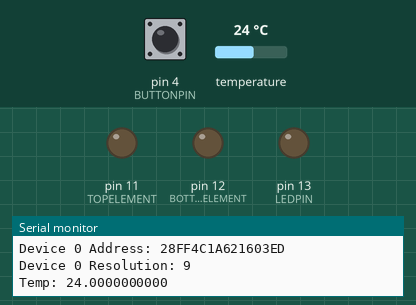
This sketch was run on a simulated Arduino Uno, built with avr-gcc and run on an emulated ATmega328P. Shown: output pins drawn as LEDs (lit = HIGH), the last lines printed to the serial monitor. Inputs (shaded band) come from the test bench; at power-on: pin 4 (BUTTONPIN) LOW, temperature 24 °C.

Above: at 1.7 s.
1.8 s: pin 4 (BUTTONPIN) pulled HIGH for 0.15 s
At 2.25 s:
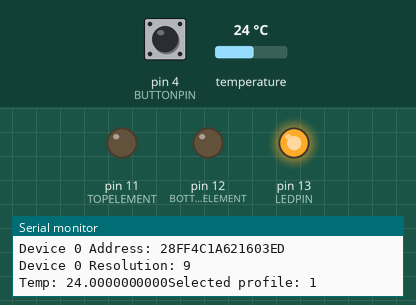
3.8 s: pin 4 (BUTTONPIN) pulled HIGH for 1 s
At 7.6 s:
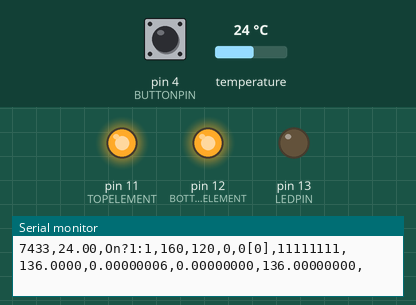
7.8 s: pin 4 (BUTTONPIN) driven HIGH
At 9.3 s:
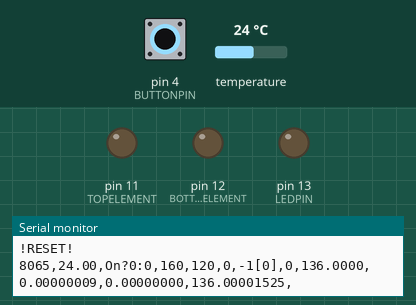
Timing chart, 0 to 10.8 s (numbered marks = the images above; inputs shaded):
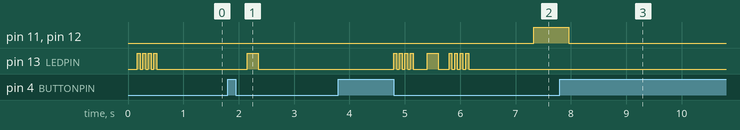

Measured:
- after the input at 1.8 s, pin 13 (LEDPIN): LOW → HIGH after 0.35 s, → LOW 0.20 s later
- after the input at 3.8 s, pin 11 (TOPELEMENT), pin 12 (BOTTOMELEMENT): LOW → HIGH after 3.5 s
- after the input at 7.8 s, pin 11 (TOPELEMENT), pin 12 (BOTTOMELEMENT): HIGH → LOW after 0.16 s

The sketch:

multiprofile1Wire.ino
```cpp
// (licence header left out)
///////////////////////////////////////////////////////////////////////
// API part (e.g. make your own profile)
///////////////////////////////////////////////////////////////////////

#include <OneWire.h>
#include <DallasTemperature.h>

// PID controller constants
const float k_p = 1.0f;
const float k_i = 100.0f;
const float k_d = 100.0f;

// Setup a oneWire instance to communicate with any OneWire devices (not just Maxim/Dallas temperature ICs)

const int BUTTONPIN = 4;
const int LEDPIN = 13;
const int BOTTOMELEMENT = 12;
const int TOPELEMENT = 11;

const int ONE_WIRE_BUS = 2;
OneWire oneWire(ONE_WIRE_BUS);

// Pass our oneWire reference to Dallas Temperature.
DallasTemperature sensors(&oneWire);

// arrays to hold device address
DeviceAddress insideThermometer;


const int NUM_PROFILES = 3;
void (* profiles  [NUM_PROFILES]) () = { profile1, profile2, profile3 };

const int NUM_STAGES = 4;
int setPoints[NUM_STAGES] = {0,0,0,0};
int setPointDurations[NUM_STAGES] = {0,0,0,0};

// a buffer used for hysteresis / dampening.
//  within epsilon degrees is "good enough"
//  to count time toward our goal time for
//  that stage
// Use half the value that you actually want
// so if you want the range to be 10 degrees,
//  e.g. 500C +/-5C, use 5.0C
int tempEpsilon = 5;

void profile1()
{
//times are in seconds
//temps are in degrees Centigrade

  Serial.println("profile1: MEMS mics");
// Preheat 160C
//Dwell 120s
//Ramp Up 1C/s for 98s
//Dwell  30s
//Ramp Down 1C/s for 98s
//Ramp Off
setPoints[0] = 160;
setPointDurations[0] = 120;

setPoints[1] = 220;
setPointDurations[1] = 30;

setPoints[2] = 160;
setPointDurations[2] = 60;

setPoints[3] = 40;
setPointDurations[3] = 30;

}

void profile2()
{
   Serial.println("profile2: nothing");

setPoints[0] = 160;
setPointDurations[0] = 120;

setPoints[1] = 220;
setPointDurations[1] = 30;

setPoints[2] = 160;
setPointDurations[2] = 10;

setPoints[3] = 40;
setPointDurations[3] = 30;
}

void profile3()
{
   Serial.println("profile3: nothing");

setPoints[0] = 160;
setPointDurations[0] = 120;

setPoints[1] = 220;
setPointDurations[1] = 30;

setPoints[2] = 160;
setPointDurations[2] = 10;

setPoints[3] = 40;
setPointDurations[3] = 30;
}


/////////////////////////////////////////////////////////////////////////
// Base code part (no need to edit but go to town if you want to!)
/////////////////////////////////////////////////////////////////////////
float error = 0.0f;
float integral = 0.0f;
float derivative = 0.0f;

float pidOut = 0.0f;

float lastSample = 0.0f;
unsigned long lastSampleTime = millis();
unsigned long sampleTime = millis();

// in duty cycles, 010101 means on, off, on, off, on, off when going right to left
const byte dutyCycle0 = 0b00000000;
const byte dutyCycle25 = 0b10001000;
const byte dutyCycle50 = 0b10101010;
const byte  dutyCycle625 = 0b10101110;
const byte  dutyCycle75 = 0b11101110;
const byte  dutyCycle875 = 0b11111110;
const byte dutyCycle100 = 0b11111111;

byte duty = dutyCycle0;

byte dutyCycleCounter = 0;

int profileChosen = -1;
bool profileAcknowledged = false;

bool lastButton = false;
bool buttonState = false;
unsigned long timeButtonPressed = 0;

//status of the environment
float currentTemp1 = 0;
float currentTemp2 = 0;
bool element1 = false;
bool element2 = false;

unsigned long timeTempReached = 0;
unsigned long timeAtGoal = 0;

int profileStage = 0;

//pot used for simulating temperature during development
int sensorPin = A0;

// the setup function runs once when you press reset or power the board
void setup() {
  Serial.begin(9600);

  // locate devices on the bus
  Serial.print("Locating devices...");
  sensors.begin();
  Serial.print("Found ");
  Serial.print(sensors.getDeviceCount(), DEC);
  Serial.println(" devices.");

  // report parasite power requirements
  Serial.print("Parasite power is: ");
  if (sensors.isParasitePowerMode()) Serial.println("ON");
  else Serial.println("OFF");

  // assign address manually.  the addresses below will beed to be changed
  // to valid device addresses on your bus.  device address can be retrieved
  // by using either oneWire.search(deviceAddress) or individually via
  // sensors.getAddress(deviceAddress, index)
  //insideThermometer = { 0x28, 0x1D, 0x39, 0x31, 0x2, 0x0, 0x0, 0xF0 };

  // Method 1:
  // search for devices on the bus and assign based on an index.  ideally,
  // you would do this to initially discover addresses on the bus and then
  // use those addresses and manually assign them (see above) once you know
  // the devices on your bus (and assuming they don't change).
  if (!sensors.getAddress(insideThermometer, 0)) Serial.println("Unable to find address for Device 0");

  // method 2: search()
  // search() looks for the next device. Returns 1 if a new address has been
  // returned. A zero might mean that the bus is shorted, there are no devices,
  // or you have already retrieved all of them.  It might be a good idea to
  // check the CRC to make sure you didn't get garbage.  The order is
  // deterministic. You will always get the same devices in the same order
  //
  // Must be called before search()
  //oneWire.reset_search();
  // assigns the first address found to insideThermometer
  //if (!oneWire.search(insideThermometer)) Serial.println("Unable to find address for insideThermometer");

  // show the addresses we found on the bus
  Serial.print("Device 0 Address: ");
  printAddress(insideThermometer);
  Serial.println();

  // set the resolution to 9 bit (Each Dallas/Maxim device is capable of several different resolutions)
  sensors.setResolution(insideThermometer, 9);

  Serial.print("Device 0 Resolution: ");
  Serial.print(sensors.getResolution(insideThermometer), DEC);
  Serial.println();

  getTemp ();
  Serial.print("Temp: ");
  Serial.print(currentTemp1, DEC);
  if (currentTemp1 > 200 || currentTemp1 < 0)
  {
    Serial.println(" FATAL: Temp ");
    while (true) blinkOutError();
  }


  pinMode(BOTTOMELEMENT, OUTPUT);
  pinMode(TOPELEMENT, OUTPUT);

  pinMode(LEDPIN, OUTPUT);

  pinMode(BUTTONPIN, INPUT);

  digitalWrite(LEDPIN, HIGH);

  blinkOutAck();

}

// the loop function runs over and over again forever
void loop() {
if (!profileAcknowledged)
{
  collectProfileSetting();
}
 else
    {
      checkButtonForResetEvent();
      controlElements();
      getTemp ();    // to be replaced with getting the temp from the thermocouple or RTD
      calculatePid();
      outputData();
      reactToTemp();
      advancePhase();
    }
    delay(500);
} //end main event loop

void calculatePid()
{
 error = setPoints[profileStage] - currentTemp1;
 derivative = (lastSample - currentTemp1)/(lastSampleTime - sampleTime + 1);
 integral += error/(lastSampleTime - sampleTime);

 pidOut = k_p*error + k_i*integral + k_d*derivative;
}

void controlElements()
{
 dutyCycleCounter = (dutyCycleCounter + 1)%8;

 //counterth  bit of dutyCycle
 element1 = (duty & ( 1 << dutyCycleCounter%8 )) >> dutyCycleCounter%8;
 element2 = (duty & ( 1 << (dutyCycleCounter+1)%8 )) >> (dutyCycleCounter+1)%8;

 if (element1)
 {
  digitalWrite(TOPELEMENT, true);
 }
 else //if (!element1)
 {
  digitalWrite(TOPELEMENT, false);
 }

 if (element2)
 {
  digitalWrite(BOTTOMELEMENT, true);
 }
 else //if (!element2)
 {
  digitalWrite(BOTTOMELEMENT, false);
 }
}

void getTemp ()
{
  sensors.requestTemperatures();

  lastSampleTime = sampleTime;
  sampleTime = millis();

  lastSample = currentTemp1;

  currentTemp1 = sensors.getTempC(insideThermometer);
  //currentTemp1 = analogRead(sensorPin);
}

void outputData()
{
  Serial.print(millis());
  Serial.print(",");
  Serial.print(currentTemp1);
  Serial.print(",On?");
  Serial.print(element1);
  Serial.print(":");
  Serial.print(element2);
  Serial.print(",");
  Serial.print(setPoints[profileStage]);
  Serial.print(",");
  Serial.print(setPointDurations[profileStage]);
  Serial.print(",");
  Serial.print(timeAtGoal);
  Serial.print(",");
  Serial.print(profileChosen);
  Serial.print("[");
  Serial.print(profileStage);
  Serial.print("],");
  Serial.print(duty, 2); // print in base 2
  Serial.print(",");
  Serial.print(error,4);
  Serial.print(",");
  Serial.print(integral,8);
  Serial.print(",");
  Serial.print(derivative,8);
  Serial.print(",");
  Serial.print(pidOut,8);
  Serial.print(",");

    //overshoot condition!
  if ( currentTemp1 > (setPoints[profileStage] + tempEpsilon) )
  {
   Serial.print(",!OVER!");
  }

  Serial.println ();
}


void collectProfileSetting()
{
  buttonState = digitalRead(BUTTONPIN);

  while (!profileAcknowledged)
  {
  if (buttonState == HIGH)
  {
    if (lastButton != buttonState)
    {
      timeButtonPressed = millis();
    }
  }
  else //  if (buttonState == LOW)
  {
    if (lastButton != buttonState && millis() - timeButtonPressed > 30)
    {
      //Serial.print("B-off after ");
      //Serial.println(millis() - timeButtonPressed);

      if (millis() - timeButtonPressed < 1000)
      {
       profileChosen++;
       profileChosen %= NUM_PROFILES;
       Serial.print("Selected profile: ");
       Serial.println(profileChosen+1);
       blinkOutProfileChosen();
      }
      else
      {
       profileAcknowledged = true;
       blinkOutAck();
       blinkOutProfileChosen();
       blinkOutAck();
       //do the settings for the given profile
       profiles[profileChosen]();
       break;
      }
    }
 }
 lastButton = buttonState;
 buttonState= digitalRead(BUTTONPIN);
} //end while

      timeButtonPressed = 0;
}

void  checkButtonForResetEvent()
{
  lastButton = buttonState;
  buttonState = digitalRead(BUTTONPIN);

   if (buttonState == HIGH)
   {
        Serial.println("!RESET!");
        resetSoft();
   }
}

void blinkOutProfileChosen()
{
     digitalWrite(LEDPIN, LOW);
     delay (200);

     for (int i = 1; i <= profileChosen+1; i++)
     {
     digitalWrite(LEDPIN, HIGH);
     delay (200);

     digitalWrite(LEDPIN, LOW);
     delay (100);
     }

     digitalWrite(LEDPIN, LOW);
     delay (100);

     digitalWrite(LEDPIN, LOW);
}

void blinkOutAck()
{
     for (int i = 1; i <= 4; i++)
     {
     digitalWrite(LEDPIN, HIGH);
     delay (50);

     digitalWrite(LEDPIN, LOW);
     delay (50);
     }
}

void blinkOutError()
{
     for (int i = 1; i <= 4; i++)
     {
     digitalWrite(LEDPIN, HIGH);
     delay (500);

     digitalWrite(LEDPIN, LOW);
     delay (500);
     }
}

void reactToTemp ()
{
 if ( currentTemp1 > setPoints[profileStage] - tempEpsilon )
 {
  //first time that the temp was reached
  if (
      timeTempReached < 1 )
  {
    timeTempReached = millis();
  }
  else
  {
    timeAtGoal = (millis() - timeTempReached);
  }

}

 //Part deux: take care of the duty cycle
 // TODO: add reaction as PID control

  // Case 1: so many overshoot!
  //if (currentTemp1 > setPoints[profileStage] + tempEpsilon )
  if (pidOut < -2.0*tempEpsilon)
  {
   duty = dutyCycle0;
  }
  //Case 2: such overshoot!
  //else if (currentTemp1 > setPoints[profileStage] )
  else if (pidOut < -tempEpsilon)
  {
   duty = dutyCycle50;
  }
  //else if (currentTemp1 > setPoints[profileStage] - tempEpsilon )
  else if (pidOut < 0.0 )
  {
    duty = dutyCycle625;
  }
  //else if (currentTemp1 < setPoints[profileStage] - 2*tempEpsilon )
  else if (pidOut < tempEpsilon )
  {
    duty = dutyCycle75;
  }
  else if (pidOut < 2.0*tempEpsilon )
  {
    duty = dutyCycle875;
  }
  else if (pidOut < 3.0*tempEpsilon )
  {
    duty = dutyCycle100;
  }
  else //a long, long way to go and many ob-stackles in your path
    //  --the oracle from o brother, where art thou?
  {
    duty = dutyCycle100;
  }

}

void resetSoft()
{
  digitalWrite(TOPELEMENT, 0);
  digitalWrite(BOTTOMELEMENT, 0);
  element1 = false;
  element2 = false;
  duty =
   profileStage = 0;
   profileChosen = -1;
   profileAcknowledged = false;
}

void advancePhase ()
{
 if (profileStage >= NUM_STAGES)
 {
   Serial.println("Resetting");
   resetSoft();
 }

 else if (timeAtGoal > 1000UL*setPointDurations[profileStage])
 {
  profileStage += 1;
  timeAtGoal = 0UL;
  timeTempReached = 0UL;
 }
}

 // function to print a device address
void printAddress(DeviceAddress deviceAddress)
{
  for (uint8_t i = 0; i < 8; i++)
  {
    if (deviceAddress[i] < 16) Serial.print("0");
    Serial.print(deviceAddress[i], HEX);
  }
}
```
